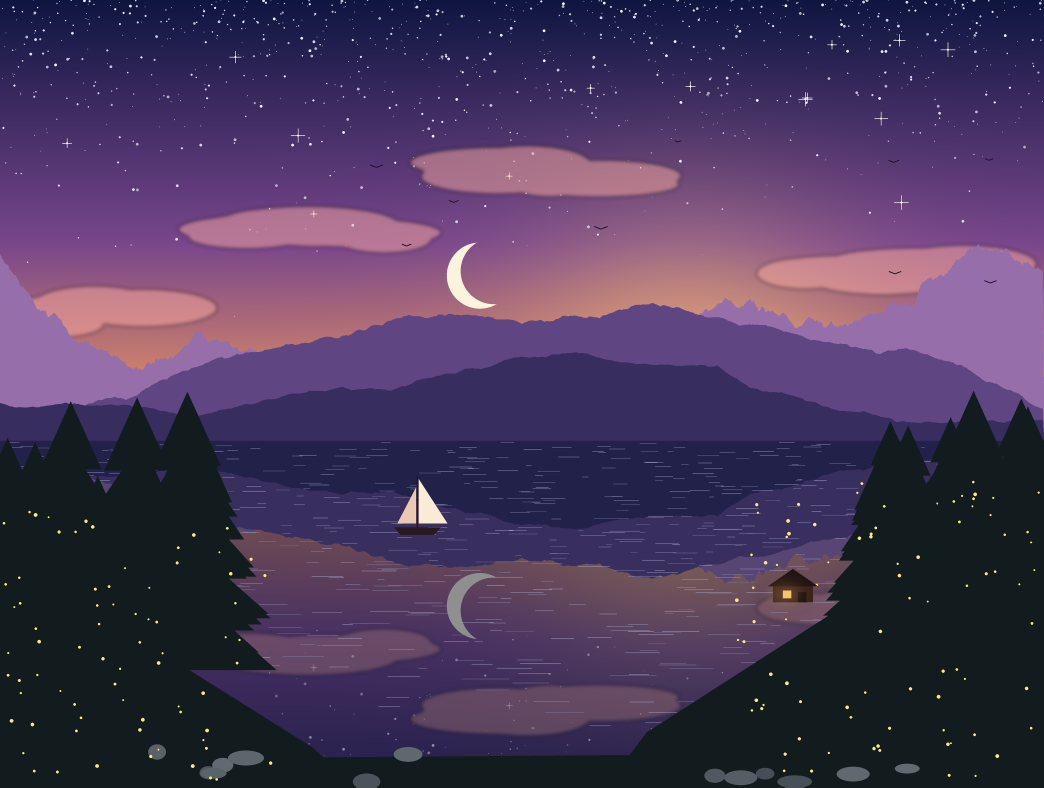
#> input picture print/contrado/contrado_front_3130x2362.png, 3130 x 2362 px (shown at 1/3 size)
$ python -i make_contrado.py   (imports and definitions only)
#> lines starting #> are read from the running program, lines starting #| are printed output that depends on the picture
#> further down, picture is the input picture: PIL image 3130x2362 RGB; mean R, G, B 72.7, 55.9, 90.2
### jigsaw/contrado.py
"""Contrado edition: the 48-piece plastic jigsaw (Large Rectangle, 10.04 x 7.48 in, printed both sides).

Contrado cuts its own die, so the back is one continuous grid over the whole panel and the robot finds
the piece from the centroid of what it sees, not from our cut lines.

Panel geometry (Contrado's editor, 300 dpi): 3130 x 2362 px, with a 5 mm bleed on every side, so the
trim is 255 x 190 mm. The die is 8 columns x 6 rows of pieces, about 31.9 x 31.7 mm each.

Back: cell (a, b) of G covers panel pixels x in [30 b, 30 b + 30), y in [30 a, 30 a + 30), seen from the
back. One cell is 30 px = 2.54 mm. G is torus[100:179, 120:225] of the strong-form u = 5 torus, a block
that does not overlap the card edition's torus[0:72, 0:52], so a card piece can never decode here.

Flip: FLIP = "lr" assumes the back panel is what you see after turning the puzzle over left to right.
If the robot names the mirror-image column for a corner piece, set FLIP = "tb" (turned over top to bottom).
"""
import numpy as np

from jigsaw.decode import build_table, decode_single, placement, rot_affine
from jigsaw.patch import PATTERNS, load_torus
from jigsaw.types import Position, Read, Reject

DPI = 300
PX_PER_MM = DPI / 25.4
PANEL_W, PANEL_H = 3130, 2362
BLEED_PX = 5 * PX_PER_MM                       # 59.06
TRIM_W, TRIM_H = PANEL_W - 2 * BLEED_PX, PANEL_H - 2 * BLEED_PX
ROWS, COLS = 6, 8                              # pieces, picture side, landscape
PITCH_X, PITCH_Y = TRIM_W / COLS, TRIM_H / ROWS
CELL_PX = 30
CELL_MM = CELL_PX / PX_PER_MM                  # 2.54
G_ORIGIN = (100, 120)
G_ROWS, G_COLS = -(-PANEL_H // CELL_PX), -(-PANEL_W // CELL_PX)    # 79, 105
FLIP = "lr"
U = 5


def back_grid() -> np.ndarray:
    a, b = G_ORIGIN
    return load_torus(PATTERNS / "strong_u5_256.npz")[a:a + G_ROWS, b:b + G_COLS].copy()


# [4 lines left out: function g_to_front_px, not called in this run]


def front_px_to_piece(x: float, y: float) -> tuple[int, int] | None:
    col, row = int(np.floor((x - BLEED_PX) / PITCH_X)), int(np.floor((y - BLEED_PX) / PITCH_Y))
    return (row, col) if 0 <= row < ROWS and 0 <= col < COLS else None


class ContradoReader:
    """Same contract as reader.PieceReader, for the Contrado edition."""

    # [50 lines left out: functions __init__, read, decode, not called in this run]

### jigsaw/patch.py
"""Pattern files, the printed back grid, and the front/back mapping (CONTRACTS.md section 3)."""
from pathlib import Path

import numpy as np

from jigsaw import types as T

PATTERNS = Path(__file__).resolve().parent.parent / "data" / "patterns"


def load_torus(path) -> np.ndarray:
    """(R, C) uint8 from .npz (keys bits, shape) or .txt (rows of 0 and 1)."""
    path = Path(path)
    if path.suffix == ".npz":
        z = np.load(path)
        r, c = (int(v) for v in z["shape"])
        return np.unpackbits(z["bits"], bitorder="big")[: r * c].reshape(r, c).astype(np.uint8)
    return np.atleast_2d(np.loadtxt(path, dtype=np.uint8))


def back_grid() -> np.ndarray:
    """The printed back pattern G (GRID_ROWS x GRID_COLS), as seen when looking at the back."""
    return load_torus(PATTERNS / "strong_u5_256.npz")[: T.GRID_ROWS, : T.GRID_COLS].copy()


def front_to_g(i: int, j: int) -> tuple[int, int]:
    """Front lattice cell (i, j) (may be -1 or one past the end, the margin) to its G index."""
    return i + T.MARGIN_CELLS, T.PUZZLE_COLS * T.PIECE_CELLS - 1 - j + T.MARGIN_CELLS


def g_to_front(a: int, b: int) -> tuple[int, int]:
    return a - T.MARGIN_CELLS, T.PUZZLE_COLS * T.PIECE_CELLS - 1 - (b - T.MARGIN_CELLS)


# [24 lines left out: functions windows, verify, not called in this run]

### scripts/make_contrado.py
"""Print files for the Contrado 48-piece plastic jigsaw (front, back, tin lid), 300 dpi sRGB PNG.

Usage: python scripts/make_contrado.py OUT_DIR
"""
import subprocess
import sys
from pathlib import Path

import numpy as np
from PIL import Image, ImageDraw, ImageFont

from jigsaw import contrado as K
from jigsaw.patch import verify

OUT = Path(sys.argv[1] if len(sys.argv) > 1 else "print/contrado")
# [1 line not run here, left out]
LINE_GRAY, LINE_PX = 140, 2          # 0.17 mm grid lines, the gray the reader expects
TIN_W, TIN_H = 1972, 1323
FONT = "/usr/share/fonts/opentype/inter/Inter-{}.otf"


def back_image(G: np.ndarray) -> Image.Image:
    cell = K.CELL_PX
    big = np.kron(1 - G, np.ones((cell, cell), np.uint8)) * 255          # 255 white, 0 black
    img = big[: K.PANEL_H, : K.PANEL_W].astype(np.uint8)
    for b in range(0, K.PANEL_W + 1, cell):                              # line centred on each boundary
        img[:, max(0, b - LINE_PX // 2): b + LINE_PX - LINE_PX // 2] = np.minimum(
            img[:, max(0, b - LINE_PX // 2): b + LINE_PX - LINE_PX // 2], LINE_GRAY)
    for a in range(0, K.PANEL_H + 1, cell):
        img[max(0, a - LINE_PX // 2): a + LINE_PX - LINE_PX // 2, :] = np.minimum(
            img[max(0, a - LINE_PX // 2): a + LINE_PX - LINE_PX // 2, :], LINE_GRAY)
    return Image.fromarray(img).convert("RGB")


def tin_image(picture: Image.Image) -> Image.Image:
    # cover-crop the picture to the lid, keeping the lake and the moon
    s = max(TIN_W / picture.width, TIN_H / picture.height)
#> s = 0.63
    pic = picture.resize((round(picture.width * s), round(picture.height * s)), Image.LANCZOS)
    x0 = (pic.width - TIN_W) // 2
#> x0 = 0
    y0 = int((pic.height - TIN_H) * 0.35)
#> y0 = 57
    lid = pic.crop((x0, y0, x0 + TIN_W, y0 + TIN_H)).convert("RGBA")
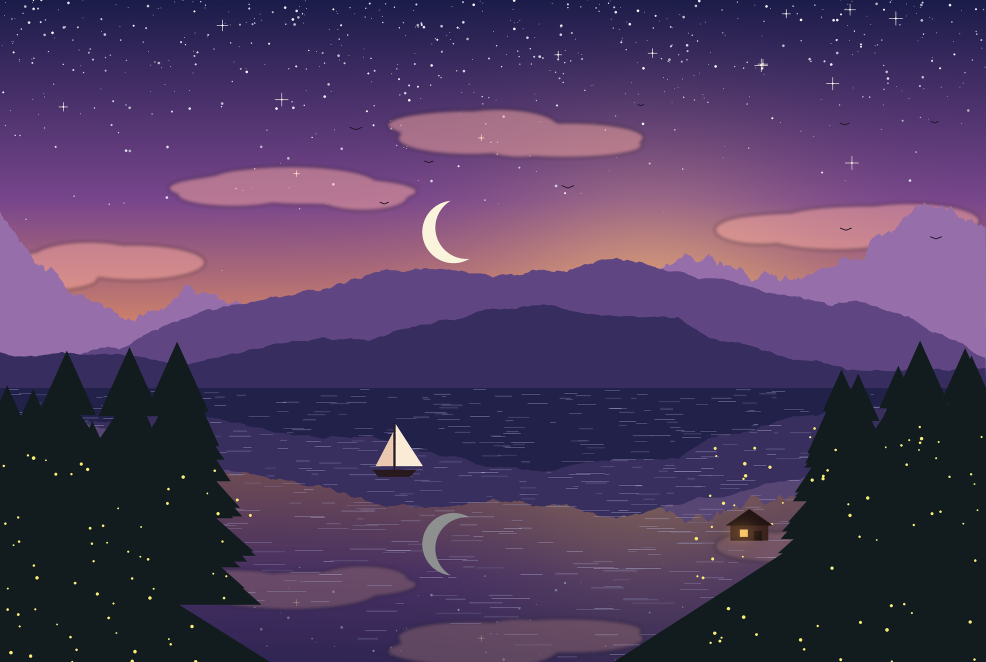
#> lid: PIL image 1972x1323 RGBA (shown at 1/2 size); mean R, G, B, A 78.5, 58.8, 94.9, 255
    # dark band behind the title, fading upwards
    band = Image.new("RGBA", lid.size, (0, 0, 0, 0))
#> band: PIL image 1972x1323 RGBA; every value is 0
    bd = ImageDraw.Draw(band)
    top = int(TIN_H * 0.60)
    for y in range(top, TIN_H):
        t = min(1.0, (y - top) / (TIN_H * 0.12))
        bd.line([(0, y), (TIN_W, y)], fill=(10, 12, 30, int(200 * t)))
    lid = Image.alpha_composite(lid, band)
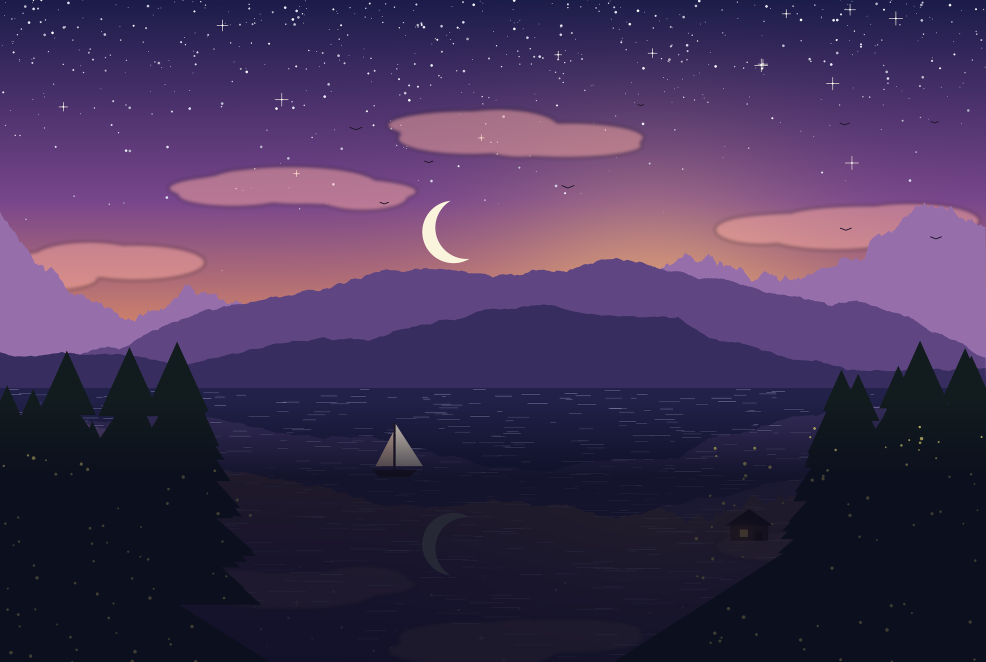
#> lid: PIL image 1972x1323 RGBA (shown at 1/2 size); mean R, G, B, A 67.9, 50, 85.9, 255
    d = ImageDraw.Draw(lid)
    margin = int(12 * K.PX_PER_MM)          # keep text 12 mm in from the edge (bleed plus the lid's curve)
    title = ImageFont.truetype(FONT.format("Bold"), 128)
    sub = ImageFont.truetype(FONT.format("Medium"), 44)
    small = ImageFont.truetype(FONT.format("Regular"), 34)
    y = TIN_H - margin - 34 - 22 - 44 - 30 - 128
    d.text((margin, y), "Which Way Is Up?", font=title, fill=(250, 244, 220))
    y += 128 + 30
    d.text((margin, y), "A 48-piece jigsaw with a strong-form orientable de Bruijn torus on the back",
           font=sub, fill=(235, 225, 245))
    y += 44 + 22
    d.text((margin, y), "Show Reachy Mini any piece, grid side up: one look gives its row, column and turn.",
           font=small, fill=(205, 195, 225))
    # a small 5 x 5 window motif, top right, from the real back grid
    G = K.back_grid()
    w = G[40:45, 50:55]
    c = 26
    ox, oy = TIN_W - margin - 5 * c, margin
    d.rectangle([ox - 8, oy - 8, ox + 5 * c + 8, oy + 5 * c + 8], fill=(250, 250, 250, 235))
    for a in range(5):
        for b in range(5):
            if w[a, b]:
                d.rectangle([ox + b * c, oy + a * c, ox + (b + 1) * c - 1, oy + (a + 1) * c - 1], fill=(15, 15, 25))
    for k in range(6):
        d.line([ox + k * c, oy, ox + k * c, oy + 5 * c], fill=(140, 140, 140), width=2)
        d.line([ox, oy + k * c, ox + 5 * c, oy + k * c], fill=(140, 140, 140), width=2)
    return lid.convert("RGB")


def main():
    G = K.back_grid()
    v = verify(G, K.U, wrap=False)
    assert v["min_distance"] == 2, v
    print("G", G.shape, v)
    front = OUT / "contrado_front_3130x2362.png"
    subprocess.run([sys.executable, "scripts/make_picture.py", str(front), "255", "190", "5"], check=True)
    pic = Image.open(front)
    assert pic.size == (K.PANEL_W, K.PANEL_H), pic.size
    back_image(G).save(OUT / "contrado_back_3130x2362.png", dpi=(K.DPI, K.DPI))
    tin_image(pic).save(OUT / "contrado_tin_1972x1323.png", dpi=(K.DPI, K.DPI))
    print("written to", OUT)


# [2 lines not run here, left out]

>>> from PIL import Image
>>> picture = Image.open('../print/contrado/contrado_front_3130x2362.png')
#> (the run stopped early here; a loop or call above may not have finished)
